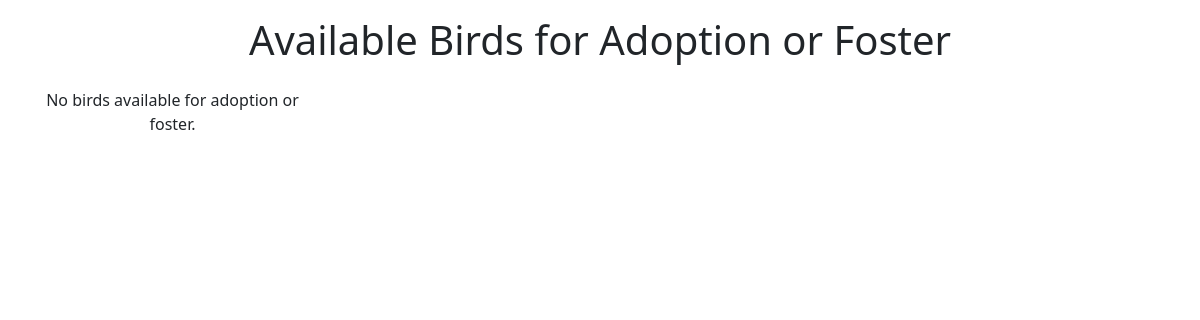
Page /birds/ on the earlier database version.
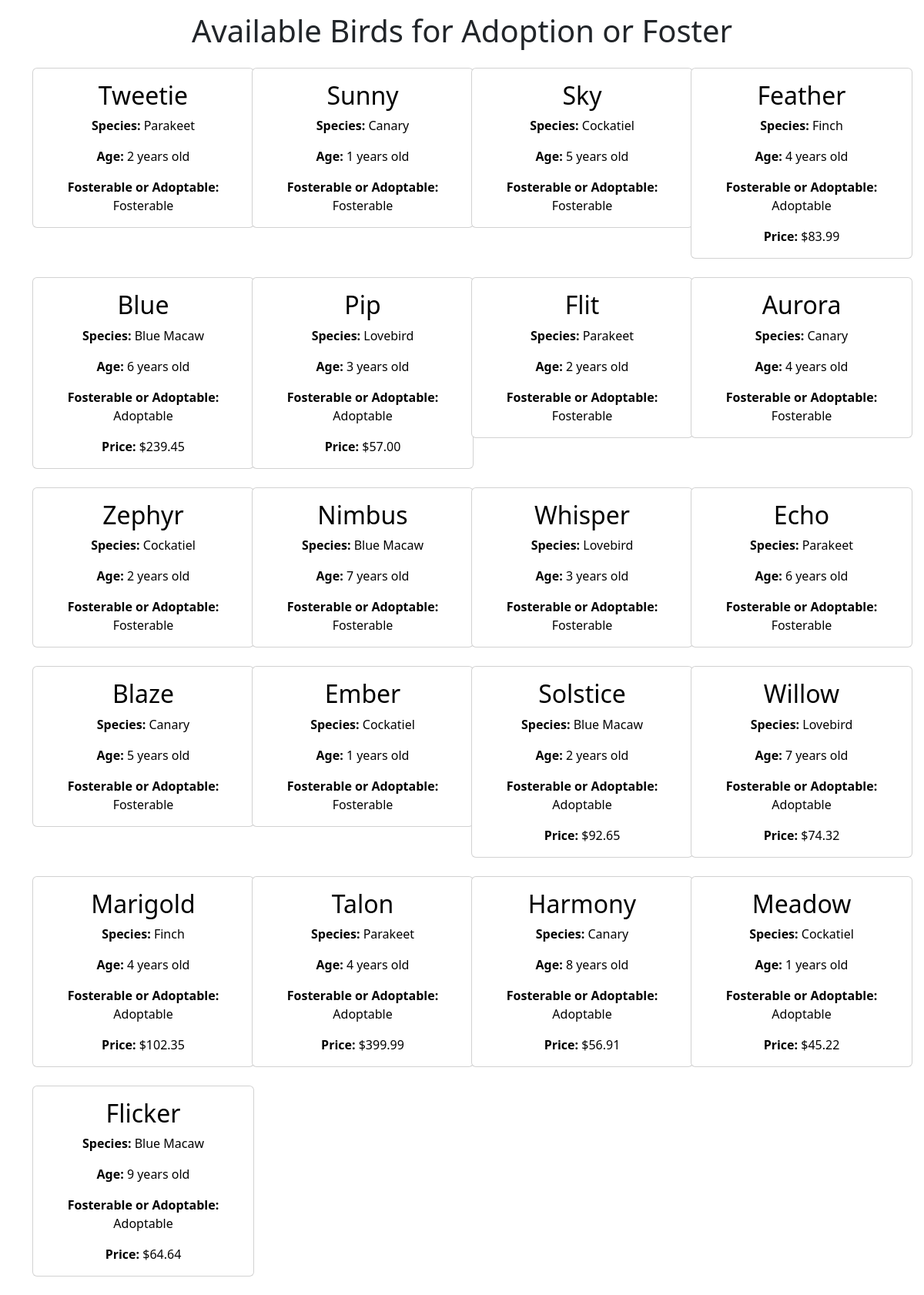
Same page on the later database version.
### animal_adoption_app/models.py (models this page shows, shortened)
class Bird(models.Model):
    animal = models.OneToOneField(Animal, on_delete=models.CASCADE, primary_key=True)
    species = models.CharField(max_length=100)
    age = models.IntegerField()
    wingspan = models.IntegerField()

class Animal(models.Model):
    id = models.AutoField(primary_key=True)
    name = models.CharField(max_length=100, unique=True)
    price = models.DecimalField(max_digits=10, decimal_places=2)
    fosterable = models.BooleanField(default=False)
    image_path = models.CharField(max_length=255, blank=True, null=True)
    SHELTER_CHOICES = [
        ('Homeward Animal Shelter', 'Homeward Animal Shelter'),
        ('Cats Cradle Shelter Inc', 'Cats Cradle Shelter Inc'),
        ('Minn-Kota PAAWS', 'Minn-Kota PAAWS'),
    ]
    shelter = models.CharField(max_length=100, choices=SHELTER_CHOICES)

### animal_adoption_app/views.py (the view)
# urls.py: path('birds/', views.birds, name='birds'),
def birds(request):
    birds = Bird.objects.all()
    return render(request, 'animal_adoption_app/birds.html', {'bird_list': birds})

### templates/animal_adoption_app/birds.html (shortened to what this page needs)
<!DOCTYPE html>
<html lang="en">
<head>
    <link href="https://cdn.jsdelivr.net/npm/bootstrap@5.3.3/dist/css/bootstrap.min.css" rel="stylesheet">
</head>
<body>
    {% load static %}
    <h1 class="text-center mt-3 mb-4">Available Birds for Adoption or Foster</h1>
    <div class="container">
        <div class="row row-cols-1 row-cols-md-2 row-cols-lg-3 row-cols-xl-4">
            {% for bird in bird_list %}
                <div class="col mb-4 text-center">
                    <div class="card" style="width: 18rem;">
                        <a href="{% url 'animal_detail' bird.animal.id %}" class="card-link">
                            <div class="card-body">
                                <h2 class="card-title">{{ bird.animal.name }}</h2>
                                <p class="card-text"><strong>Species:</strong> {{ bird.species }}</p>
                                <p class="card-text"><strong>Age:</strong> {{ bird.age }} years old</p>
                                <p class="card-text"><strong>Fosterable or Adoptable:</strong> {% if bird.animal.fosterable %}Fosterable{% else %}Adoptable{% endif %}</p>
                                {% if not bird.animal.fosterable %}
                                    <p class="card-text"><strong>Price:</strong> ${{ bird.animal.price }}</p>
                                {% endif %}
                            </div>
                        </a>
                    </div>
                </div>
            {% empty %}
                <p class="col text-center">No birds available for adoption or foster.</p>
            {% endfor %}
        </div>
    </div>
</body>
</html>

Differences in the rows shown:
added Bird: animal.name "Tweetie", species "Parakeet", age "2", shows "Fosterable"
added Bird: animal.name "Sunny", species "Canary", age "1", shows "Fosterable"
added Bird: animal.name "Sky", species "Cockatiel", age "5", shows "Fosterable"
added Bird: animal.name "Feather", species "Finch", age "4", shows "Adoptable", animal.price "83.99"
added Bird: animal.name "Blue", species "Blue Macaw", age "6", shows "Adoptable", animal.price "239.45"
added Bird: animal.name "Pip", species "Lovebird", age "3", shows "Adoptable", animal.price "57.00"
added Bird: animal.name "Flit", species "Parakeet", age "2", shows "Fosterable"
added Bird: animal.name "Aurora", species "Canary", age "4", shows "Fosterable"
added Bird: animal.name "Zephyr", species "Cockatiel", age "2", shows "Fosterable"
added Bird: animal.name "Nimbus", species "Blue Macaw", age "7", shows "Fosterable"
added Bird: animal.name "Whisper", species "Lovebird", age "3", shows "Fosterable"
added Bird: animal.name "Echo", species "Parakeet", age "6", shows "Fosterable"
added Bird: animal.name "Blaze", species "Canary", age "5", shows "Fosterable"
added Bird: animal.name "Ember", species "Cockatiel", age "1", shows "Fosterable"
added Bird: animal.name "Solstice", species "Blue Macaw", age "2", shows "Adoptable", animal.price "92.65"
added Bird: animal.name "Willow", species "Lovebird", age "7", shows "Adoptable", animal.price "74.32"
added Bird: animal.name "Marigold", species "Finch", age "4", shows "Adoptable", animal.price "102.35"
added Bird: animal.name "Talon", species "Parakeet", age "4", shows "Adoptable", animal.price "399.99"
added Bird: animal.name "Harmony", species "Canary", age "8", shows "Adoptable", animal.price "56.91"
added Bird: animal.name "Meadow", species "Cockatiel", age "1", shows "Adoptable", animal.price "45.22"
added Bird: animal.name "Flicker", species "Blue Macaw", age "9", shows "Adoptable", animal.price "64.64"
Other differences:
text no longer shown: "No birds available for adoption or foster."
